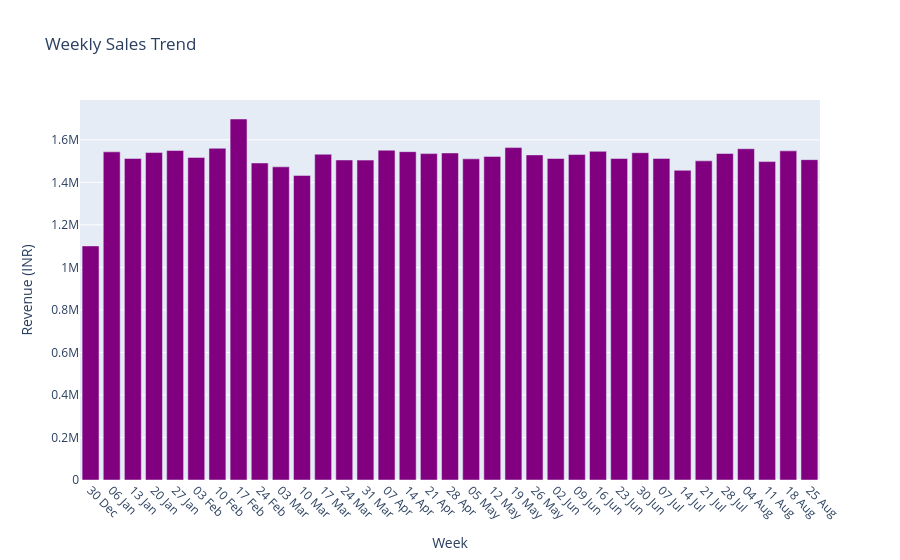

The notebook cell this image was saved under:
### Markdown cell above
#### **Weekly Trend Analysis**

### Code cell
df["Order Date"] = pd.to_datetime(df["Order Date"])

df["Week"] = df["Order Date"].dt.to_period("W")

weekly_revenue = (
    df.groupby("Week")["Price (INR)"]
      .sum()
      .reset_index()
)

weekly_revenue["Week_Label"] = weekly_revenue["Week"].apply(
    lambda x: x.start_time.strftime('%d %b')
)

fig = px.bar(
    weekly_revenue,
    x="Week_Label",
    y="Price (INR)",
    title="Weekly Sales Trend",
    labels={"Week_Label": "Week", "Price (INR)": "Revenue (INR)"},
    color_discrete_sequence=["purple"] 
)

fig.update_xaxes(tickangle=45)

fig.show()

### Figure 1 — Plotly figure (JSON) as saved in the notebook; plotly's stock layout.template omitted (floating-point values rounded to 4 significant figures)
{"data": [{"hovertemplate": "Week=%{x}<br>Revenue (INR)=%{y}<extra></extra>", "legendgroup": "", "marker": {"color": "purple", "pattern": {"shape": ""}}, "name": "", "orientation": "v", "showlegend": false, "textposition": "auto", "type": "bar", "x": ["30 Dec", "06 Jan", "13 Jan", "20 Jan", "27 Jan", "03 Feb", "10 Feb", "17 Feb", "24 Feb", "03 Mar", "10 Mar", "17 Mar", "24 Mar", "31 Mar", "07 Apr", "14 Apr", "21 Apr", "28 Apr", "05 May", "12 May", "19 May", "26 May", "02 Jun", "09 Jun", "16 Jun", "23 Jun", "30 Jun", "07 Jul", "14 Jul", "21 Jul", "28 Jul", "04 Aug", "11 Aug", "18 Aug", "25 Aug"], "xaxis": "x", "y": [1101000.0, 1543000.0, 1512000.0, 1540000.0, 1550000.0, 1517000.0, 1560000.0, 1698000.0, 1491000.0, 1473000.0, 1433000.0, 1532000.0, 1505000.0, 1505000.0, 1551000.0, 1544000.0, 1535000.0, 1538000.0, 1511000.0, 1522000.0, 1563000.0, 1529000.0, 1512000.0, 1531000.0, 1546000.0, 1512000.0, 1539000.0, 1513000.0, 1457000.0, 1501000.0, 1536000.0, 1558000.0, 1498000.0, 1548000.0, 1507000.0], "yaxis": "y"}], "layout": {"barmode": "relative", "legend": {"tracegroupgap": 0}, "title": {"text": "Weekly Sales Trend"}, "xaxis": {"anchor": "y", "domain": [0, 1], "tickangle": 45, "title": {"text": "Week"}}, "yaxis": {"anchor": "x", "domain": [0, 1], "title": {"text": "Revenue (INR)"}}}}
